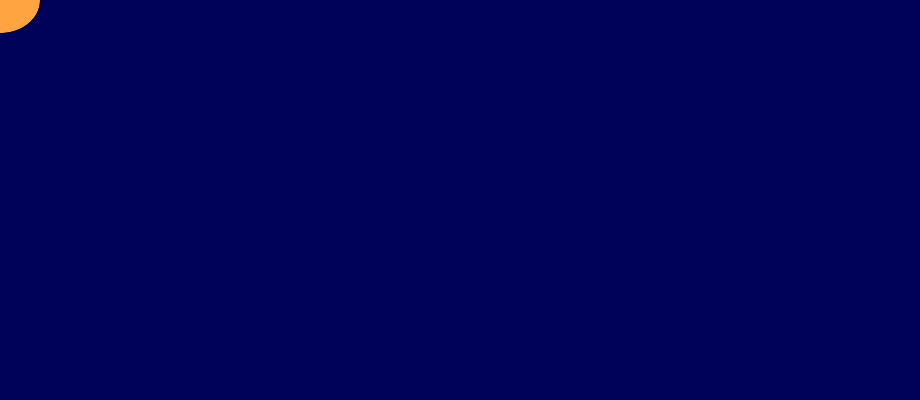
Frame 1 (no input)
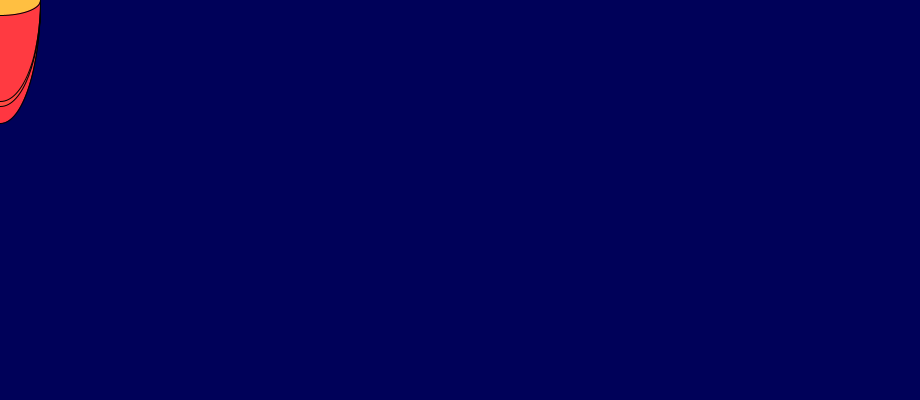
Frame 60 (the mouse pressed at the canvas centre just before this capture)
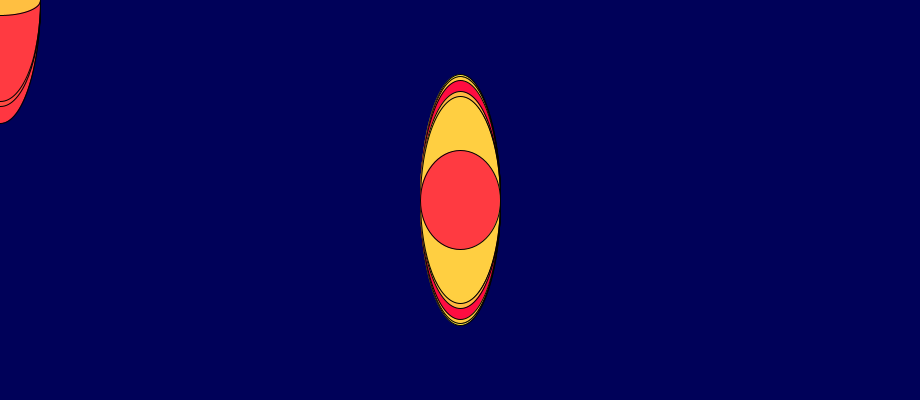
Frame 120 (the mouse held since frame 60 and released just before this capture)

The Processing sketch that drew these frames (run headless with seeded random() and noise(); from frame 60 on, the mouse is pressed at the canvas centre):

// Processing sketch: sketch_DJ_HW_1
// ── sketch_DJ_HW_1.pde
void setup() {
size(920,400);
stroke(1);
background(345,45);
}

void draw() {
    //fill(mouseY,233,45);
    //ellipse(500,mouseX,59,50);
    
    fill(255,random(255),65);
    ellipse(mouseX,mouseY,80,random(255));
    
    fill(150,random(255),85);
    //Comeback to this later
    //triangle(mouseX,50,mouseY,67,60,70);
    
}
